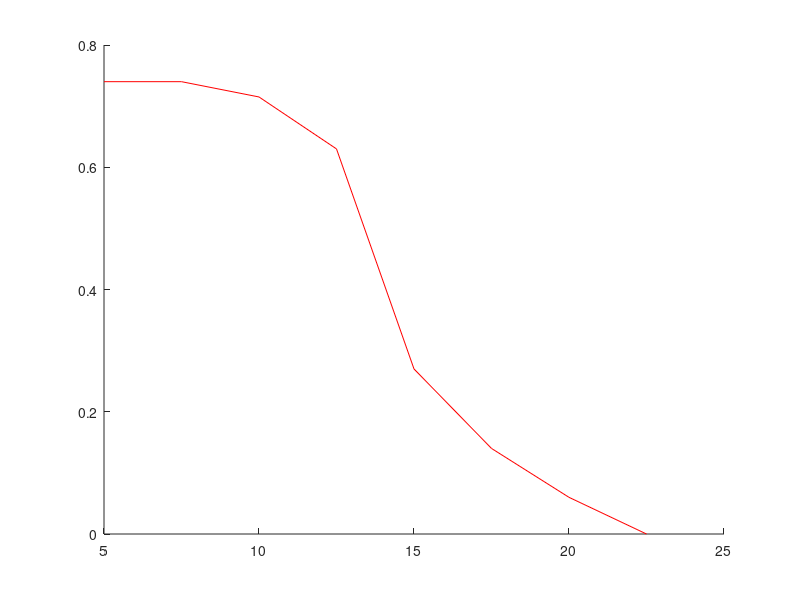

Write MATLAB code to recreate this figure. (Note: this script raises an error after producing the figure.)
clear all;

params.R = [0.025;30];
params.miEnv = 1.256627e-06;

%valor de referência
ref_eff = [0.74, 0.74, 0.715, 0.63, 0.27, 0.14, 0.06, 0];
ref_dist = [5, 7.50, 10.00, 12.5, 15.0, 17.5, 20.0, 22.5];

hold on;
plot(ref_dist,ref_eff,'r');

[t_TX, BC_TX1, BC_TX2, t_RX, CC_RX, t_W, W] = simulate_STEIN(params);
%convertendo tempo em distância
d_TX = ((1000-t_TX)*5 + 30*t_TX)/1000;
d_RX = ((1000-t_RX)*5 + 30*t_RX)/1000;

eff_list = [];

raio = 50;

sBC_TX1 = zeros(length(BC_TX1),1);
sBC_TX2 = zeros(length(BC_TX2),1);
sCC_RX = zeros(length(CC_RX),1);

for i=1:length(BC_TX1)
	i0 = max(1,i-raio);
	i1 = min(length(BC_TX1),i+raio);
	sBC_TX1(i) = mean(BC_TX1(i0:i1));
	sBC_TX2(i) = mean(BC_TX2(i0:i1));
end

for i=1:length(CC_RX)
	i0 = max(1,i-raio);
	i1 = min(length(CC_RX),i+raio);
	sCC_RX(i) = mean(CC_RX(i0:i1));
end

m = min(length(t_TX),length(t_RX));
sCC_RX = sCC_RX(ceil(linspace(1,length(sCC_RX), m)));
sBC_TX1 = sBC_TX1(ceil(linspace(1,length(sBC_TX1), m)));
sBC_TX2 = sBC_TX2(ceil(linspace(1,length(sBC_TX2), m)));

eff = abs(params.R(2).*sCC_RX.^2)./(abs(params.R(1).*sBC_TX1.^2)+abs(params.R(1).*sBC_TX2.^2)+abs(params.R(2).*sCC_RX.^2));


plot(linspace(5,30,length(eff)),eff,'b');
figure;
plot(t_W,W);
